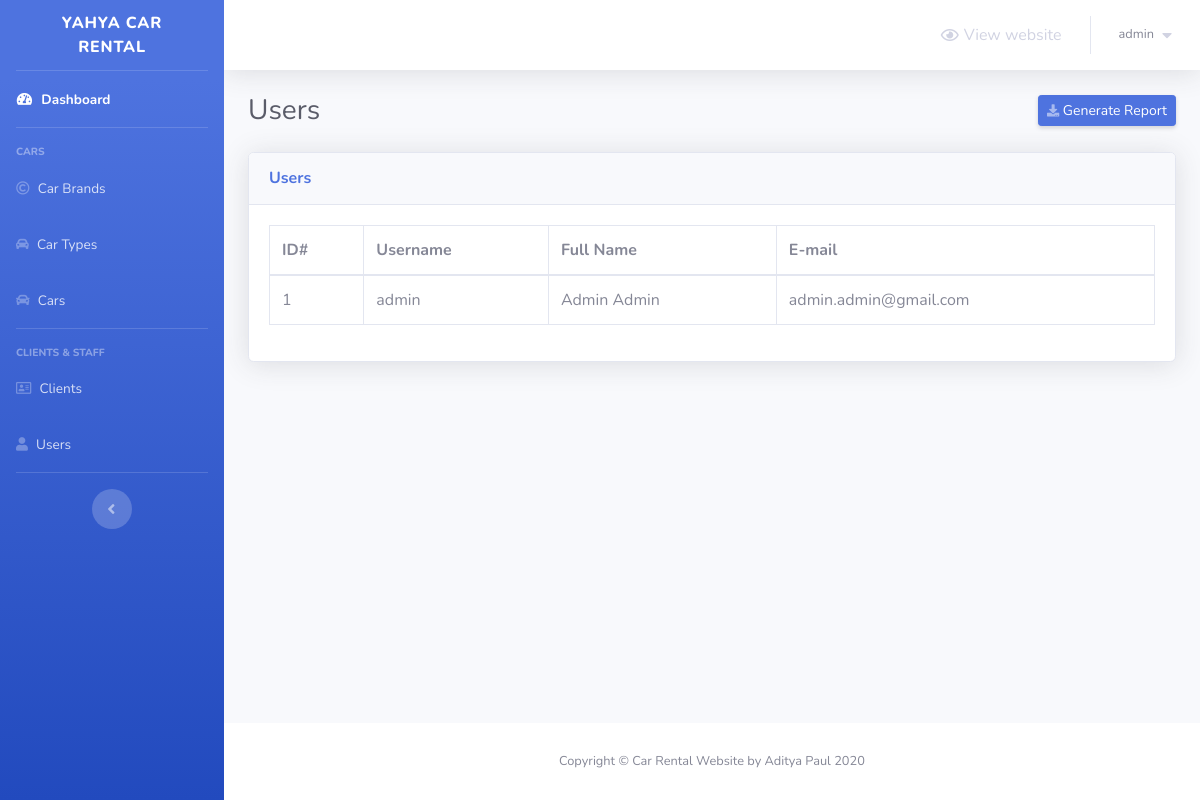
The page /admin/users.php (signed in) on the database its author committed.
### tables this page shows
CREATE TABLE `users` (
  `user_id` int(5) NOT NULL,
  `username` varchar(20) NOT NULL,
  `user_email` varchar(50) NOT NULL,
  `full_name` varchar(50) NOT NULL,
  `password` varchar(100) NOT NULL,
  `group_id` tinyint(1) NOT NULL DEFAULT 1
);

### admin/users.php (the view, shortened to what this page needs)
<?php
    include 'connect.php';
    include 'Includes/templates/header.php';
    if(isset($_SESSION['username_yahya_car_rental']) && isset($_SESSION['password_yahya_car_rental']))
    {
?>
        <div class="container-fluid">
            <div class="d-sm-flex align-items-center justify-content-between mb-4">
                <h1 class="h3 mb-0 text-gray-800">Users</h1>
                <a href="#" class="d-none d-sm-inline-block btn btn-sm btn-primary shadow-sm">
                    <i class="fas fa-download fa-sm text-white-50"></i>
                    Generate Report
                </a>
            </div>
            <?php
                $stmt = $con->prepare("SELECT * FROM users");
                $stmt->execute();
                $rows_users = $stmt->fetchAll();
            ?>
            <div class="card shadow mb-4">
                <div class="card-header py-3">
                    <h6 class="m-0 font-weight-bold text-primary">Users</h6>
                </div>
                <div class="card-body">
                    <div class="table-responsive">
                        <table class="table table-bordered">
                            <thead>
                                <tr>
                                    <th scope="col">ID#</th>
                                    <th scope="col">Username</th>
                                    <th scope="col">Full Name</th>
                                    <th scope="col">E-mail</th>
                                </tr>
                            </thead>
                            <tbody>
                                <?php
                                    foreach($rows_users as $user)
                                    {
                                        echo "<tr>";
                                            echo "<td>";
                                                echo $user['user_id'];
                                            echo "</td>";
                                            echo "<td>";
                                                echo $user['username'];
                                            echo "</td>";
                                            echo "<td>";
                                                echo $user['full_name'];
                                            echo "</td>";
                                            echo "<td>";
                                                echo $user['user_email'];
                                            echo "</td>";
                                        echo "</tr>";
                                    }
                                ?>
                            </tbody>
                        </table>
                    </div>
                </div>
            </div>
        </div>
<?php
        include 'Includes/templates/footer.php';
    }
    else
    {
        header('Location: index.php');
        exit();
    }
?>

### rows shown on the page
users: user_id "1", username "admin", full_name "Admin Admin", user_email "admin.admin@gmail.com"

### other values the page prints
$_SESSION['username_yahya_car_rental'] "admin"
